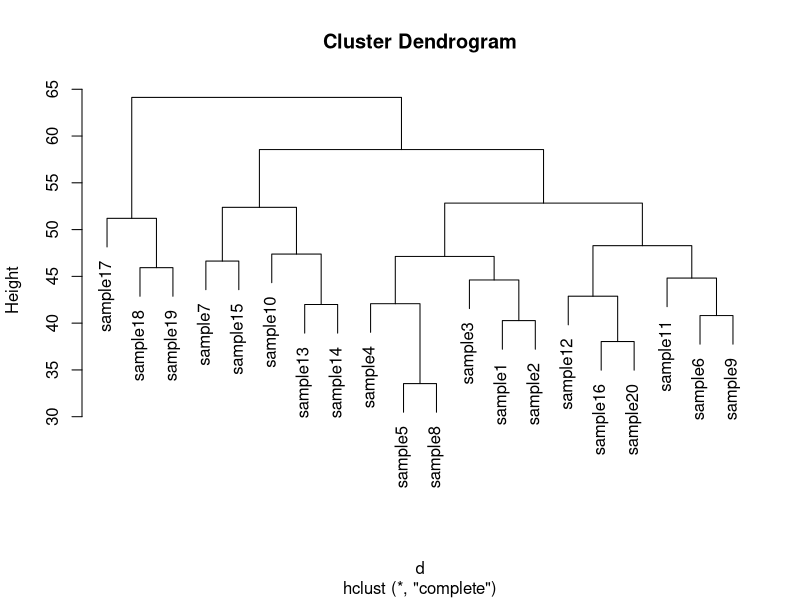

Here is the R script that generated this plot: (Note: this script raises an error after producing the figure.)
## Clustering analysis

## generate distances matrix using dist(). Distances are computed between rows: need to transpose if samples in columns


matrix1 <- matrix(rnorm(352, 2, 5), nrow = 8)
matrix2 <- matrix(rnorm(308, -1, 5), nrow = 7)
matrix3 <- matrix(rnorm(220, 1.5, 5), nrow = 5)

matrix <- rbind(matrix1, matrix2, matrix3)
chromosomes <- paste("chr", sort(rep(1:22, 2)), c("p", "q"), sep = "")
rownames(matrix) <- c(paste("sample", 1:20, sep =  ""))
colnames(matrix) <- chromosomes

d <- dist(matrix)
clust <- hclust(d)
plot(clust)
matrix.df <- data.frame(matrix)
matrix.df$samples <-  rownames(matrix)

samples <- rownames(matrix)
long.df <- melt(matrix.df, id = "samples")

long.df$samples <- factor(long.df$samples, levels = samples[clust$order])
long.df$value[abs(long.df$value) < 3] <- NA
long.df$value[long.df$value > 3] <- 1
long.df$value[long.df$value < -3] <- -1

mut <- ggplot(long.df, aes(x=samples, y=variable, height=0.9, width=0.9)) + 
    geom_tile(aes(fill=value)) +
    scale_fill_gradient(low = "blue", high = "red", na.value = "white", limits = c(-1, 1)) +
    xlab("Subject") +
    ggtitle("Trial Heatmap") +
    theme(
        legend.key = element_rect(fill='NA'),
        legend.key.size = unit(1, 'cm'),
        legend.title = element_blank(),
        legend.position="bottom",
        legend.text = element_text(size=8, face="bold"),
        axis.ticks.x=element_blank(),
        axis.ticks.y=element_blank(),
        axis.text.x=element_text(angle = 90, hjust = 1),
        axis.text.y=element_text(colour="Black"),
        axis.title.x=element_text(face="bold"),
        axis.title.y=element_blank(),
        panel.grid.major.x=element_blank(),
        panel.grid.major.y=element_blank(),
        panel.grid.minor.x=element_blank(),
        panel.grid.minor.y=element_blank(),
        panel.background=element_blank()
    )
print(mut) 


## create legend
legend.df <- data.frame(rep(samples, 2), c(rep("tumor", length(samples)), rep("sex", length(samples))), 
                        c(rep(c("glioma", "meingioma"), length(samples)/2), rep(c("male", "female"), length(samples)/2)))
colnames(legend.df) <- c("samples", "phenotype", "values")
l <- ggplot(legend.df, aes(x=samples, y = phenotype)) + coord_fixed(ratio = .2) + geom_tile(aes(fill = values))







fd=data.frame(x = rep(c("x","y","z"),3), 
              y=c("a","b","c","b","c","a","c","a","b"),
              z=c(0,1,0,1,1,1,0,0,1))

# plot
p <- ggplot(fd, aes(x, y)) + geom_tile(aes(fill = z)) 
+ scale_fill_gradient(low = "white",high = "steelblue", limits=c(0,1)) 
+ theme_grey() 
+ labs(x = "", y= "") 
+ coord_fixed(ratio= 1)
+ scale_x_discrete(expand = c(0, 0)) 
+ scale_y_discrete(expand = c(0, 0)) 
+ theme(legend.position = "none", axis.ticks = element_blank(), axis.text.x = element_text(size=12, angle=90, hjust=0, colour="black"))

require(gridExtra)
download.packages("gridExtra")
multiplot(mut, l, cols = 1)
